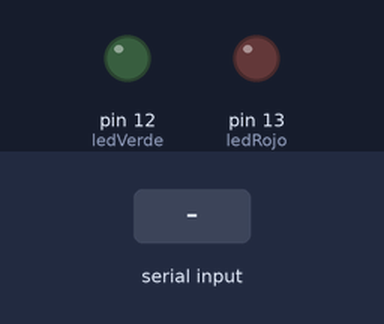
The sketch below on a simulated Arduino Uno, built with avr-gcc and run on an emulated ATmega328P. On the bench: output pins drawn as LEDs (lit = HIGH). The inputs (shaded band) are chosen by the test bench.

Above: at 1.2 s.
1.3 s: "R" received over Serial
At 2.5 s:
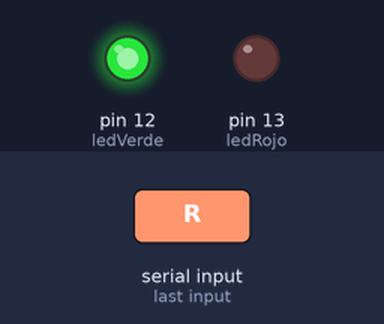
2.8 s: "G" received over Serial
At 3.8 s:
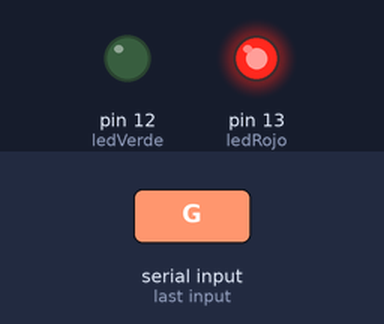
4.3 s: "1" received over Serial
At 5.0 s:
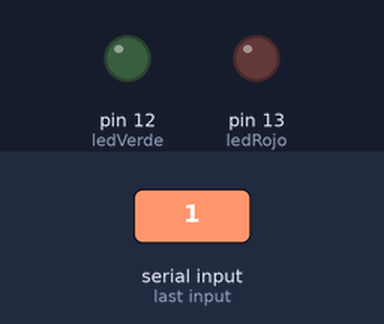
Timing chart, 0 to 7.3 s (numbered marks = the images above; inputs shaded):
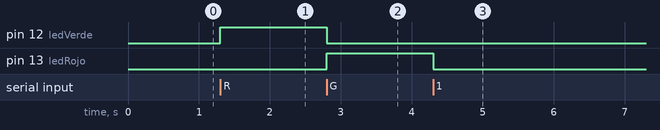

The sketch:

sketch_ledControl.ino
```cpp
const int ledRojo = 13; // LED rojo pin 13
const int ledVerde = 12; // LED verde pin 12

void setup() {
  Serial.begin(9600);
  pinMode(ledRojo, OUTPUT);
  pinMode(ledVerde, OUTPUT);
  digitalWrite(ledRojo, LOW);
  digitalWrite(ledVerde, LOW);
}

void loop() {
  if (Serial.available() > 0) {
    char comando = Serial.read();
    if (comando == 'R') {
      digitalWrite(ledVerde, HIGH);
      digitalWrite(ledRojo, LOW);
    } else if (comando == 'G') {
      digitalWrite(ledVerde, LOW);
      digitalWrite(ledRojo, HIGH);
    } else {
      digitalWrite(ledVerde, LOW);
      digitalWrite(ledRojo, LOW);
    }
  }
}
```

Measured:
- after the input at 1.3 s, pin 12 (ledVerde): LOW → HIGH at once
- after the input at 2.8 s, pin 12 (ledVerde): HIGH → LOW at once; pin 13 (ledRojo): LOW → HIGH at once
- after the input at 4.3 s, pin 13 (ledRojo): HIGH → LOW at once
